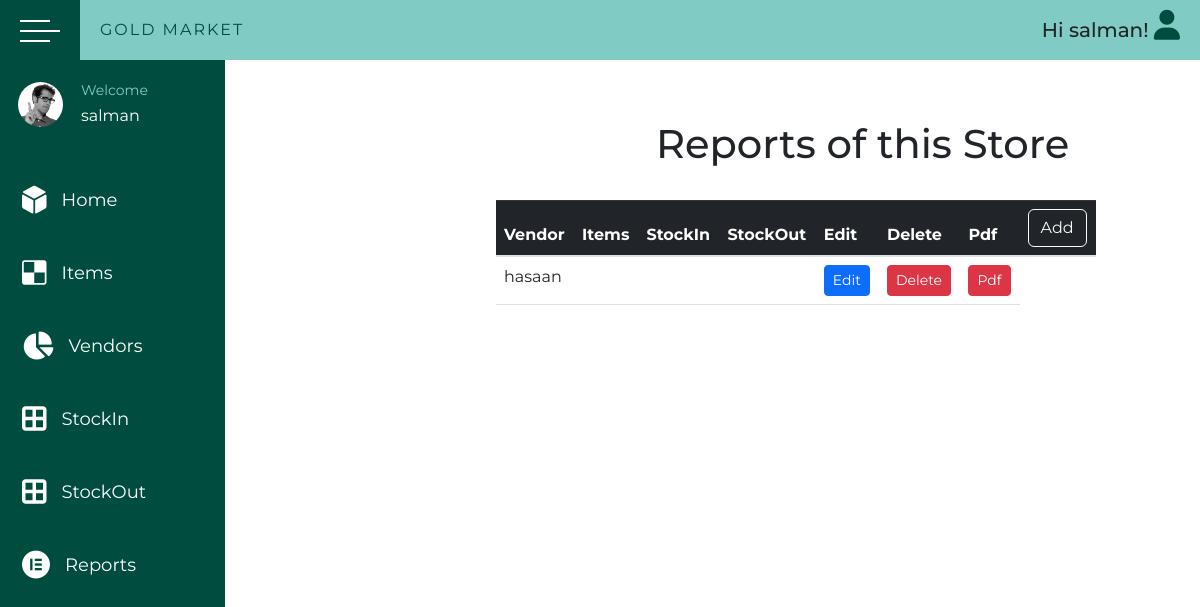
The page /shop/reports (signed in) on the database as committed earlier.
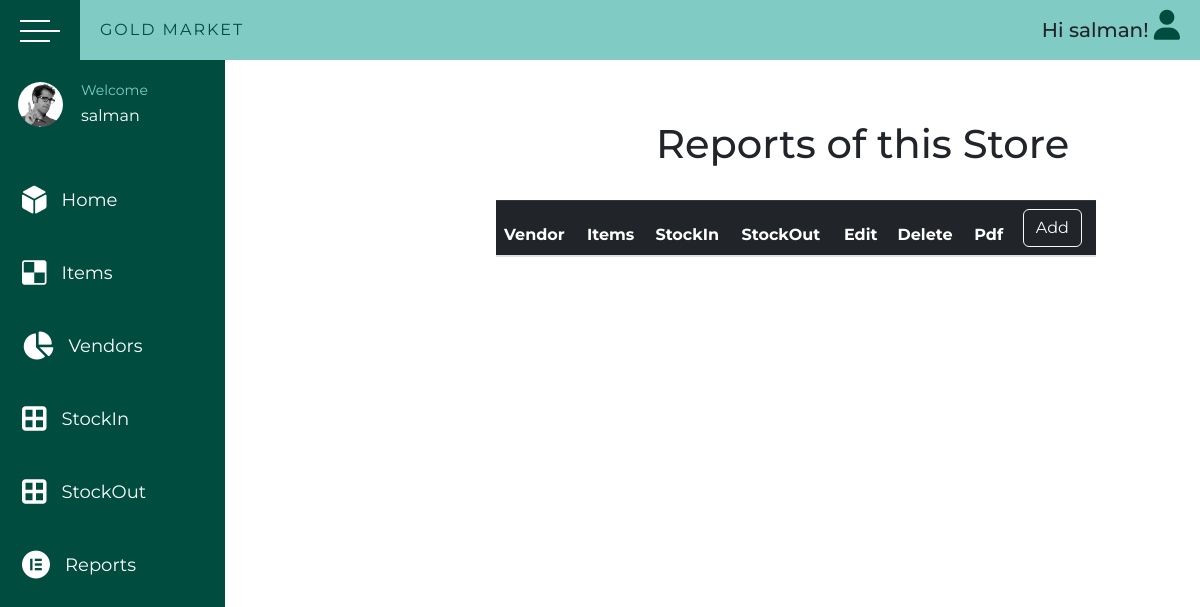
The same page on the database as committed later.
### shop/models.py (models this page shows, shortened)
class Reports(models.Model):
    items = models.ForeignKey(Items, on_delete=models.CASCADE)
    vendor = models.ForeignKey(Vendors, on_delete=models.CASCADE)
    stockin = models.ForeignKey(StockIn, on_delete=models.CASCADE)
    stockout = models.ForeignKey(StockOut, on_delete=models.CASCADE)
    class Meta:
        verbose_name = 'Report'

class Vendors(models.Model):
    name = models.CharField(max_length=45)
    address = models.CharField(max_length=150)
    email = models.EmailField(unique=True)
    company = models.ForeignKey(Company, on_delete=models.CASCADE)
    def __str__(self):
        return self.name
    class Meta:
        verbose_name = 'Vendor'

### shop/views.py (the view, shortened to what this page needs)
# urls.py: path('reports', views.ReportsView.as_view(), name='reports'),
class ReportsView(LoginRequiredMixin, ListView, FormView):
    model = Reports
    template_name = "shop/reports.html"
    context_object_name = "reports"
    form_class = ReportForm
    success_url = "/shop/reports"
    def get_context_data(self, **kwargs):
        context = super().get_context_data(**kwargs)
        context["item_form"] = ReportForm()
        return context

### shop/models.py (called while the page is built)
    def __str__(self):
        return str(self.name)

    def __str__(self):
        return str(self.items)

    def __str__(self):
        return str(self.items)

### shop/templates/shop/reports.html (shortened to what this page needs)
{% extends 'shop/base/base.html' %}
{% load static %}
{% block css_files %}
  <link rel="stylesheet" href="{% static 'shop/items.css' %}" />
{% endblock %}
{% block content %}
  <h1 class="head">Reports of this Store</h1>
  <table class="table w-50">
    <thead class="table-dark">
      <tr>
        <th scope="col">Vendor</th>
        <th scope="col">Items</th>
        <th scope="col">StockIn</th>
        <th scope="col">StockOut</th>
        <th scope="col">Edit</th>
        <th scope="col">Delete</th>
        <th scope="col">Pdf</th>
        <th scope="col"><button type="button" class="btn btn-outline-light" data-bs-toggle="modal" data-bs-target="#exampleModal">Add</button></th>
      </tr>
    </thead>
    <tbody>
      {% for report in reports %}
        <tr>
          <td>{{ report.vendor }}</td>
          <td>{{ report.items }}</td>
          <td>{{ report.stockin }}</td>
          <td>{{ report.stockout }}</td>
        <td><a class="js-edit btn btn-sm btn-primary" href="{% url 'report_update' report.id %}">Edit</a></td>
     <td><a class="js-edit btn btn-sm btn-danger" href="{% url 'report_delete' report.id %}">Delete</a></td>
     <td><a class="js-edit btn btn-sm btn-danger" href="{% url 'pdf' report.id %}">Pdf</a></td>
        </tr>
      {% endfor %}
    </tbody>
  </table>
{% endblock %}

Rows that differ between the two databases and show on the page:
removed Reports: vendor "hasaan"
